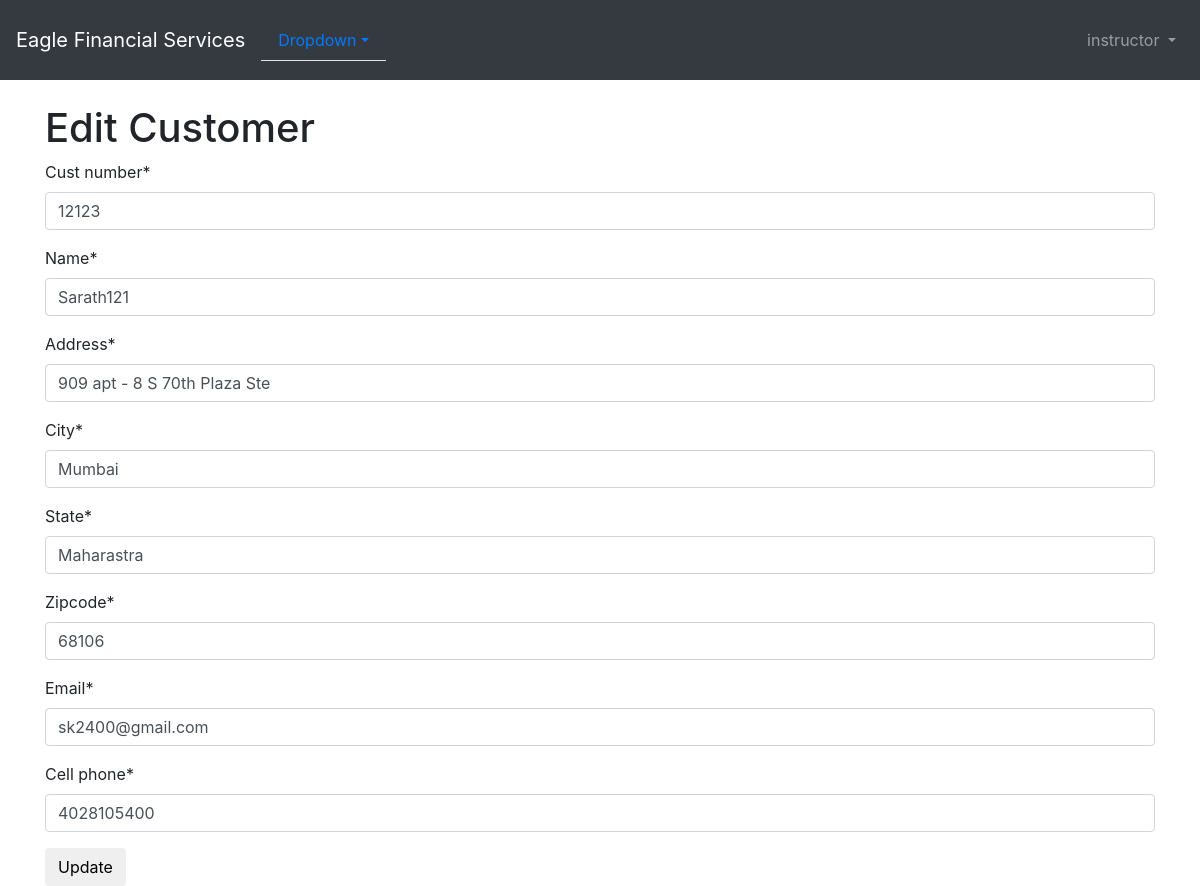
Page /customer/2/edit/ (signed in) on the earlier database version.
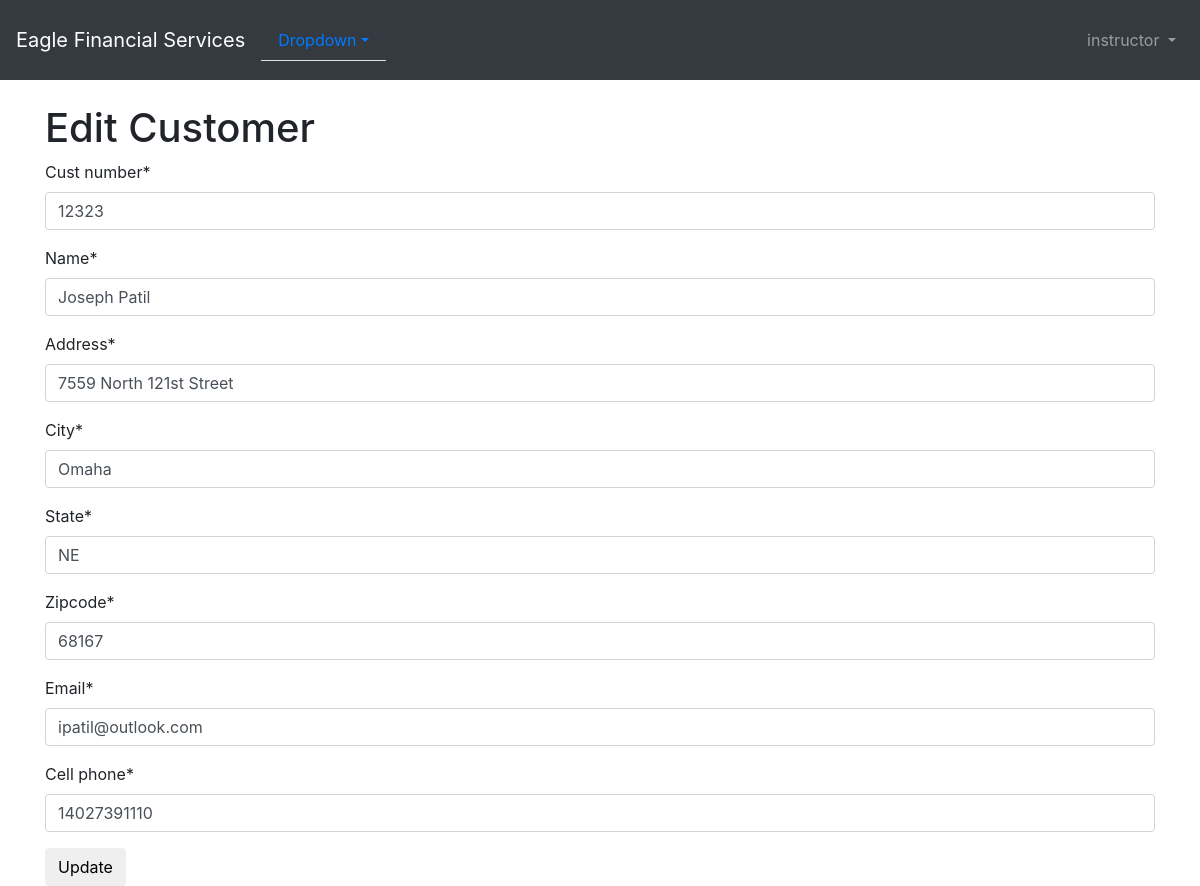
Same page on the later database version.
### portfolio/models.py (models this page shows, shortened)
class Customer(models.Model):
    user = models.ForeignKey(CustomUser, on_delete=models.CASCADE,)
    name = models.CharField(max_length=50)
    address = models.CharField(max_length=200)
    cust_number = models.IntegerField(blank=False, null=False)
    city = models.CharField(max_length=50)
    state = models.CharField(max_length=50)
    zipcode = models.CharField(max_length=10)
    email = models.EmailField(max_length=200)
    cell_phone = models.CharField(max_length=50)
    created_date = models.DateTimeField(
        default=timezone.now)
    updated_date = models.DateTimeField(auto_now_add=True)

### portfolio/views.py (the view)
# urls.py: path('customer/<int:pk>/edit/', views.customer_edit, name='customer_edit'),
@user_passes_test(lambda user: user.is_superuser or user.is_FinancialAdvisor)
@login_required
def customer_edit(request, pk):
   customer = get_object_or_404(Customer, pk=pk)
   if request.method == "POST":
       form = CustomerForm(request.POST, instance=customer)
       if form.is_valid():
           customerform = form.save(commit=False)
           customerform.save()
           messages.success(request, f'Your Customer has been updated')
           return redirect('/customer_list/')
   else:
       customerform = CustomerForm(instance=customer)
   return render(request, 'portfolio/customer_edit.html', {'customerform': customerform})

### portfolio/forms.py
class CustomerForm(forms.ModelForm):
    class Meta:
        model = Customer
        fields = ('cust_number', 'name', 'address', 'city', 'state', 'zipcode', 'email', 'cell_phone',)

### portfolio/templates/portfolio/customer_edit.html
{% extends 'portfolio/base.html' %}
{% load crispy_forms_tags %}
{% block content %}
    <h1>Edit Customer</h1>
    <form method="POST" class="customer-form">{% csrf_token %}
        {{ customerform|crispy }}
        <button type="submit" class="save btn btn-default">Update</button>
    </form>
{% endblock %}

Differences in the rows shown:
changed Customer: cust_number "12123" → "12323"; name "Sarath121" → "Joseph Patil"; address "909 apt - 8 S 70th Plaza Ste" → "7559 North 121st Street"; city "Mumbai" → "Omaha"; state "Maharastra" → "NE"; zipcode "68106" → "68167"; email "sk2400@gmail.com" → "ipatil@outlook.com"; cell_phone "4028105400" → "14027391110"
